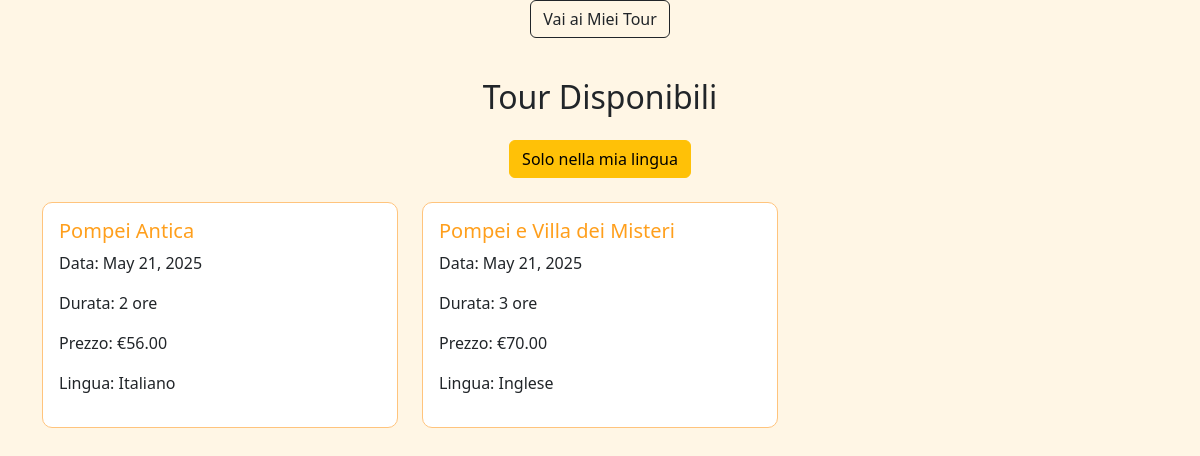
Page /tours/ (signed in) on the committed database.
### Askos/models.py (models this page shows, shortened)
class Tour(models.Model):
    nome = models.CharField(max_length=100)
    data = models.DateField()
    durata = models.CharField(max_length=50)
    prezzo = models.DecimalField(max_digits=8, decimal_places=2)
    lingua = models.ForeignKey(Lingua, on_delete=models.SET_NULL, null=True, related_name='tour')
    guide = models.ManyToManyField(
        Staff,
        limit_choices_to={'ruolo': 'guida'},
        related_name='tour_guide',
        blank=True
    )
    driver = models.ManyToManyField(
        Staff,
        limit_choices_to={'ruolo': 'driver'},
        related_name='tour_driver',
        blank=True
    )

class Lingua(models.Model):
    nome = models.CharField(max_length=50, unique=True)

### Askos/views.py (the view, shortened to what this page needs)
# urls.py: path('tours/', tour_list_view, name='tour_list'),
def tour_list_view(request):
    tours = Tour.objects.all()
    lingua_filtrata = False
    return render(request, 'tour_list.html', {
        'tours': tours,
        'lingua_filtrata': lingua_filtrata,
    })

### templates/tour_list.html (shortened to what this page needs)
{% load static %}
<!DOCTYPE html>
<html lang="it">
<head>
    <link href="https://cdn.jsdelivr.net/npm/bootstrap@5.3.3/dist/css/bootstrap.min.css" rel="stylesheet">
</head>
<body>
<div class="text-center mb-3">
    {% if user.is_authenticated %}
        <a href="{% url 'miei_tour' %}" class="btn btn-outline-dark">Vai ai Miei Tour</a>
    {% endif %}
</div>
<div class="container">
    <h2 class="text-center mb-4">Tour Disponibili</h2>
    <div class="text-center mb-4">
        {% if lingua_filtrata %}
            <a href="{% url 'tour_list' %}" class="btn btn-secondary">Tutti i tour</a>
        {% else %}
            <a href="?lingua=mia" class="btn btn-warning">Solo nella mia lingua</a>
        {% endif %}
    </div>
    <div class="row">
        {% for tour in tours %}
            <div class="col-md-4 mb-4">
                <div class="card p-3 h-100">
                    <h5 class="card-title">{{ tour.nome }}</h5>
                    <p>Data: {{ tour.data }}</p>
                    <p>Durata: {{ tour.durata }} ore</p>
                    <p>Prezzo: €{{ tour.prezzo }}</p>
                    <p>Lingua: {{ tour.lingua.nome }}</p>
                </div>
            </div>
        {% empty %}
            <p class="text-center">Nessun tour disponibile.</p>
        {% endfor %}
    </div>
</div>
</body>
</html>

### templates/tour_list.html (style rules this page uses)
body { background-color: #fff6e5; font-family: 'Segoe UI', sans-serif; }
.container { margin-top: 40px; }
.card { border: 1px solid #ffc47d; border-radius: 10px; }
.card-title { color: #ff9f1c; }

### rows in the picture
Tour: nome "Pompei Antica", data "May 21, 2025", durata "2", prezzo "56.00", lingua.nome "Italiano"
Tour: nome "Pompei e Villa dei Misteri", data "May 21, 2025", durata "3", prezzo "70.00", lingua.nome "Inglese"
